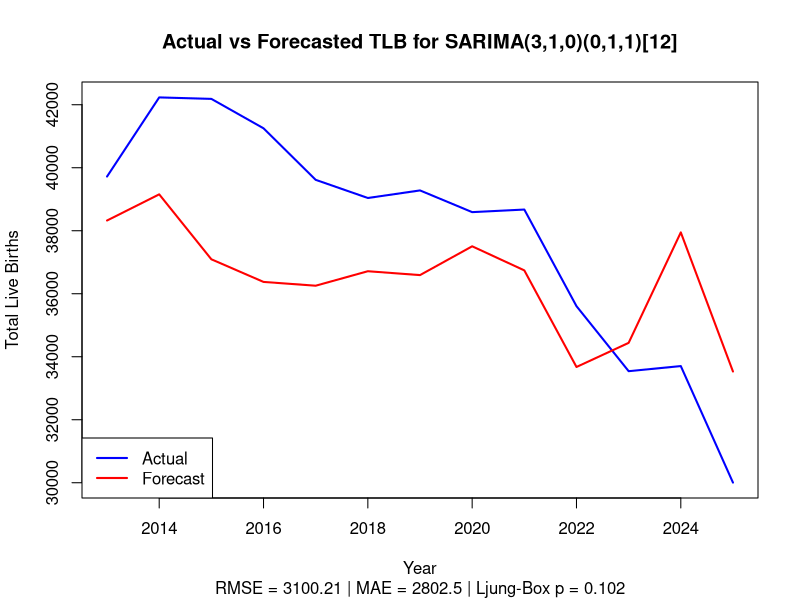
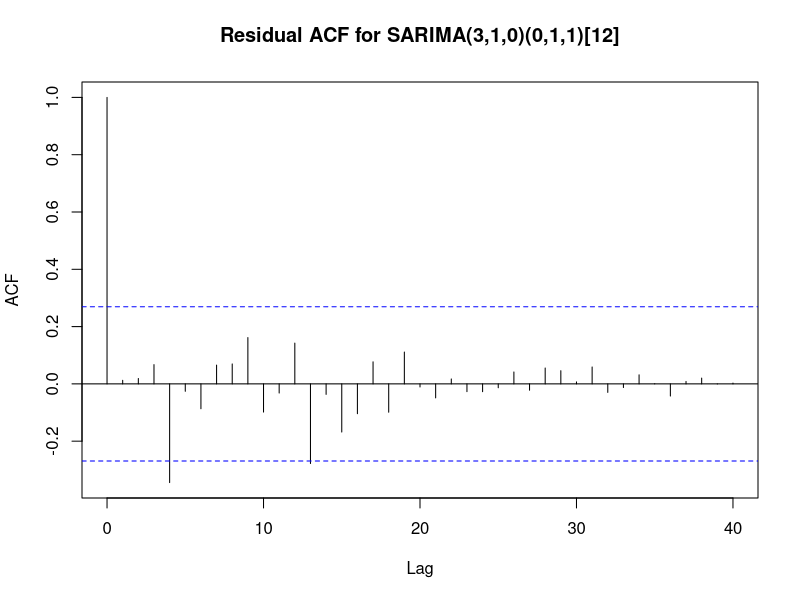
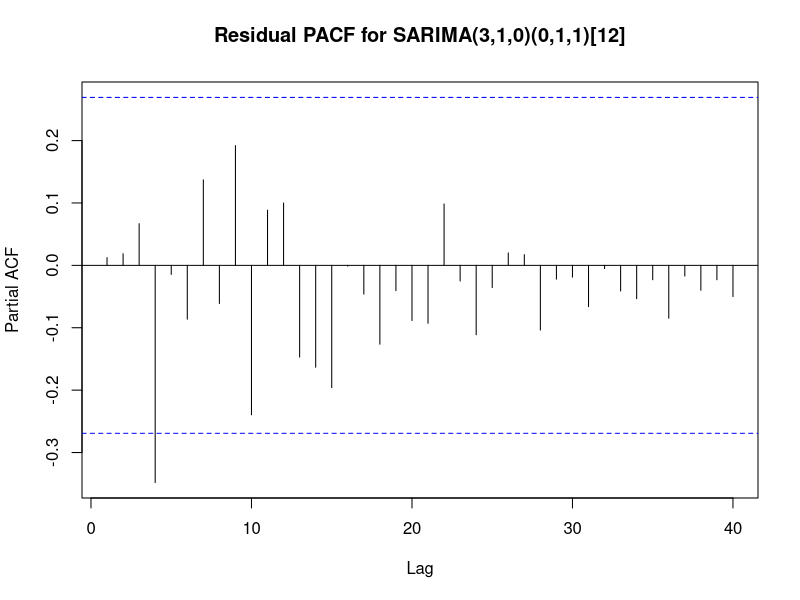
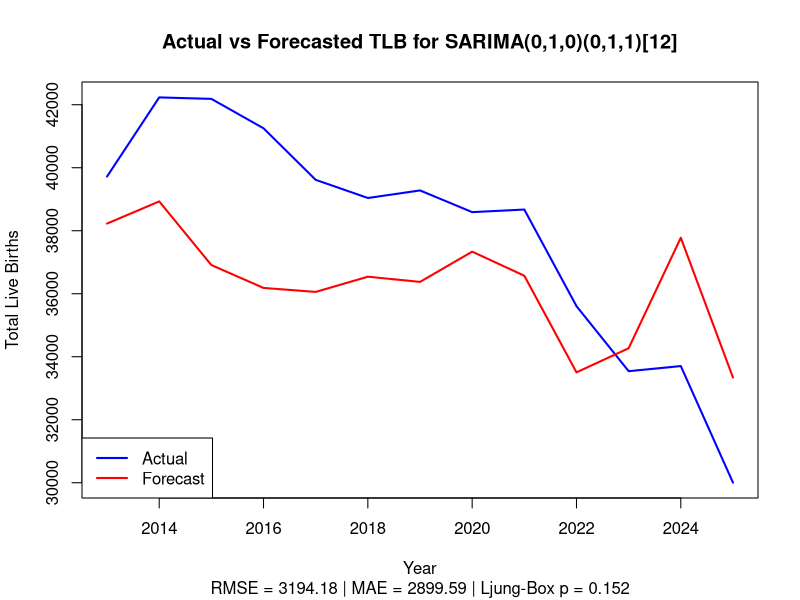
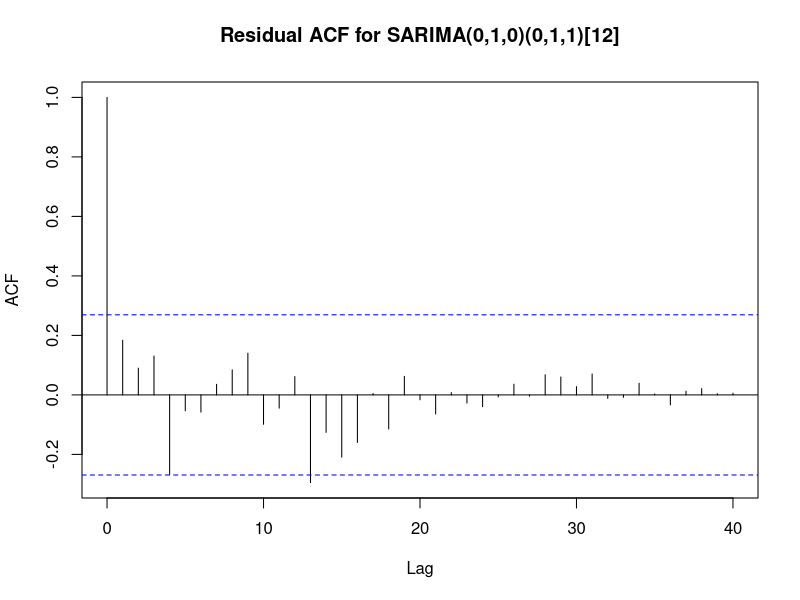
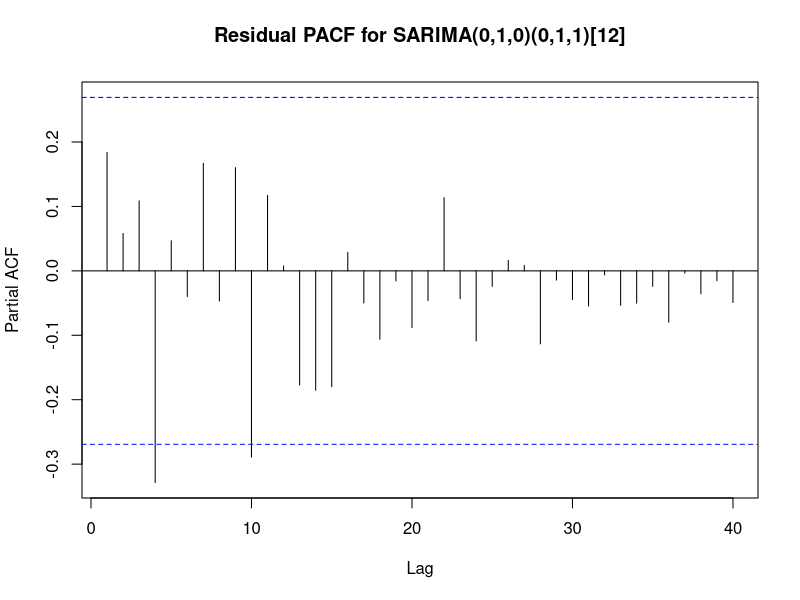
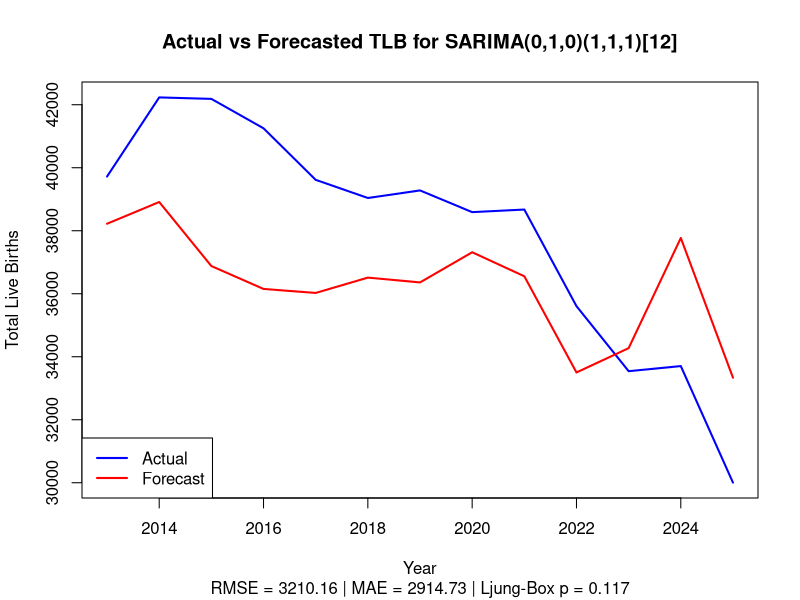
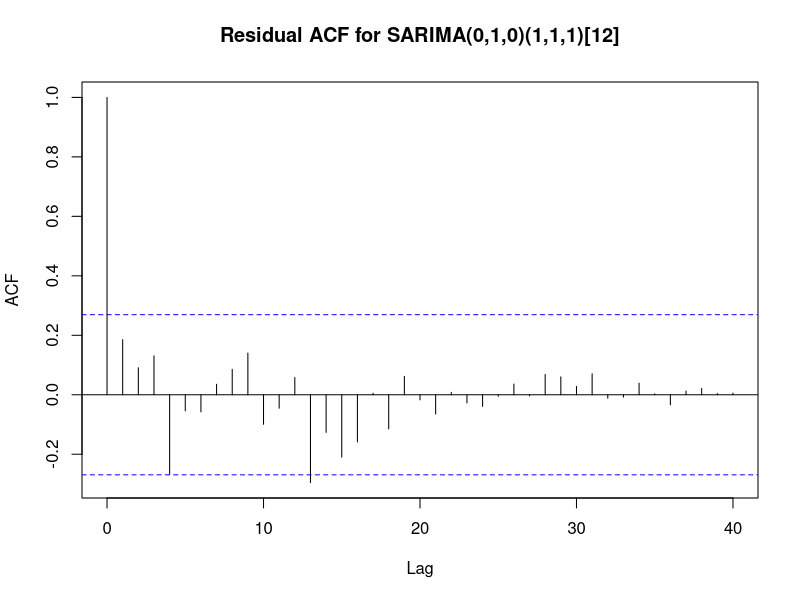

Here is the R script that generated these plots, in order: (Note: this script raises an error after producing the figures.)
library(forecast)

train <- read.csv("clean_data/train.csv")
test <- read.csv("clean_data/test.csv")

TLBa <- ts(train$TLB, start = min(train$year), frequency = 1)

dir.create("outputs/model_validation/tlb_sarima_selected", recursive = TRUE, showWarnings = FALSE)
dir.create("outputs/forecasts/tlb_sarima_selected", recursive = TRUE, showWarnings = FALSE)

selected_models <- data.frame(
  model = c(
    "SARIMA(3,1,0)(0,1,1)[12]",
    "SARIMA(0,1,0)(0,1,1)[12]",
    "SARIMA(0,1,0)(1,1,1)[12]"
  ),
  p = c(3, 0, 0),
  d = c(1, 1, 1),
  q = c(0, 0, 0),
  P = c(0, 0, 1),
  D = c(1, 1, 1),
  Q = c(1, 1, 1)
)

plot_selected_sarima <- function(model_row) {
  
  p <- model_row$p
  d <- model_row$d
  q <- model_row$q
  P <- model_row$P
  D <- model_row$D
  Q <- model_row$Q
  
  model_label <- model_row$model
  safe_name <- gsub("[(),\\[\\]]", "_", model_label)
  safe_name <- gsub("_+", "_", safe_name)
  
  fitted_model <- Arima(
    TLBa,
    order = c(p, d, q),
    seasonal = list(order = c(P, D, Q), period = 12),
    include.constant = FALSE
  )
  
  fc <- forecast(fitted_model, h = nrow(test))
  
  forecast_table <- data.frame(
    year = test$year,
    actual = test$TLB,
    predicted = as.numeric(fc$mean)
  )
  
  rmse <- sqrt(mean((forecast_table$actual - forecast_table$predicted)^2, na.rm = TRUE))
  mae <- mean(abs(forecast_table$actual - forecast_table$predicted), na.rm = TRUE)
  
  lb <- Box.test(
    residuals(fitted_model),
    lag = 20,
    type = "Ljung-Box",
    fitdf = p + q + P + Q
  )
  
  png(
    paste0("outputs/model_validation/tlb_sarima_selected/", safe_name, "_forecast.png"),
    res = 300,
    width = 2000,
    height = 1400
  )
  
  plot(
    forecast_table$year,
    forecast_table$actual,
    type = "l",
    col = "blue",
    lwd = 2,
    ylim = range(c(forecast_table$actual, forecast_table$predicted)),
    xlab = "Year",
    ylab = "Total Live Births",
    main = paste0("Actual vs Forecasted TLB for ", model_label),
    sub = paste(
      "RMSE =", round(rmse, 2),
      "| MAE =", round(mae, 2),
      "| Ljung-Box p =", round(lb$p.value, 3)
    )
  )
  
  lines(
    forecast_table$year,
    forecast_table$predicted,
    col = "red",
    lwd = 2
  )
  
  legend(
    "bottomleft",
    legend = c("Actual", "Forecast"),
    col = c("blue", "red"),
    lty = 1,
    lwd = 2
  )
  
  dev.off()
  
  png(
    paste0("outputs/model_validation/tlb_sarima_selected/", safe_name, "_residuals_acf.png"),
    res = 300,
    width = 2000,
    height = 1400
  )
  acf(
    residuals(fitted_model),
    lag.max = 40,
    main = paste0("Residual ACF for ", model_label)
  )
  dev.off()
  
  png(
    paste0("outputs/model_validation/tlb_sarima_selected/", safe_name, "_residuals_pacf.png"),
    res = 300,
    width = 2000,
    height = 1400
  )
  pacf(
    residuals(fitted_model),
    lag.max = 40,
    main = paste0("Residual PACF for ", model_label)
  )
  dev.off()
  
  write.csv(
    forecast_table,
    paste0("outputs/forecasts/tlb_sarima_selected/", safe_name, "_forecast.csv"),
    row.names = FALSE
  )
  
  return(
    data.frame(
      model = model_label,
      AIC = AIC(fitted_model),
      LjungBox_p = lb$p.value,
      RMSE = rmse,
      MAE = mae
    )
  )
}

results <- data.frame()

for (i in 1:nrow(selected_models)) {
  results <- rbind(results, plot_selected_sarima(selected_models[i, ]))
}

print(results)

write.csv(
  results,
  "processed_data/tlb_selected_sarima_plot_summary.csv",
  row.names = FALSE
)
